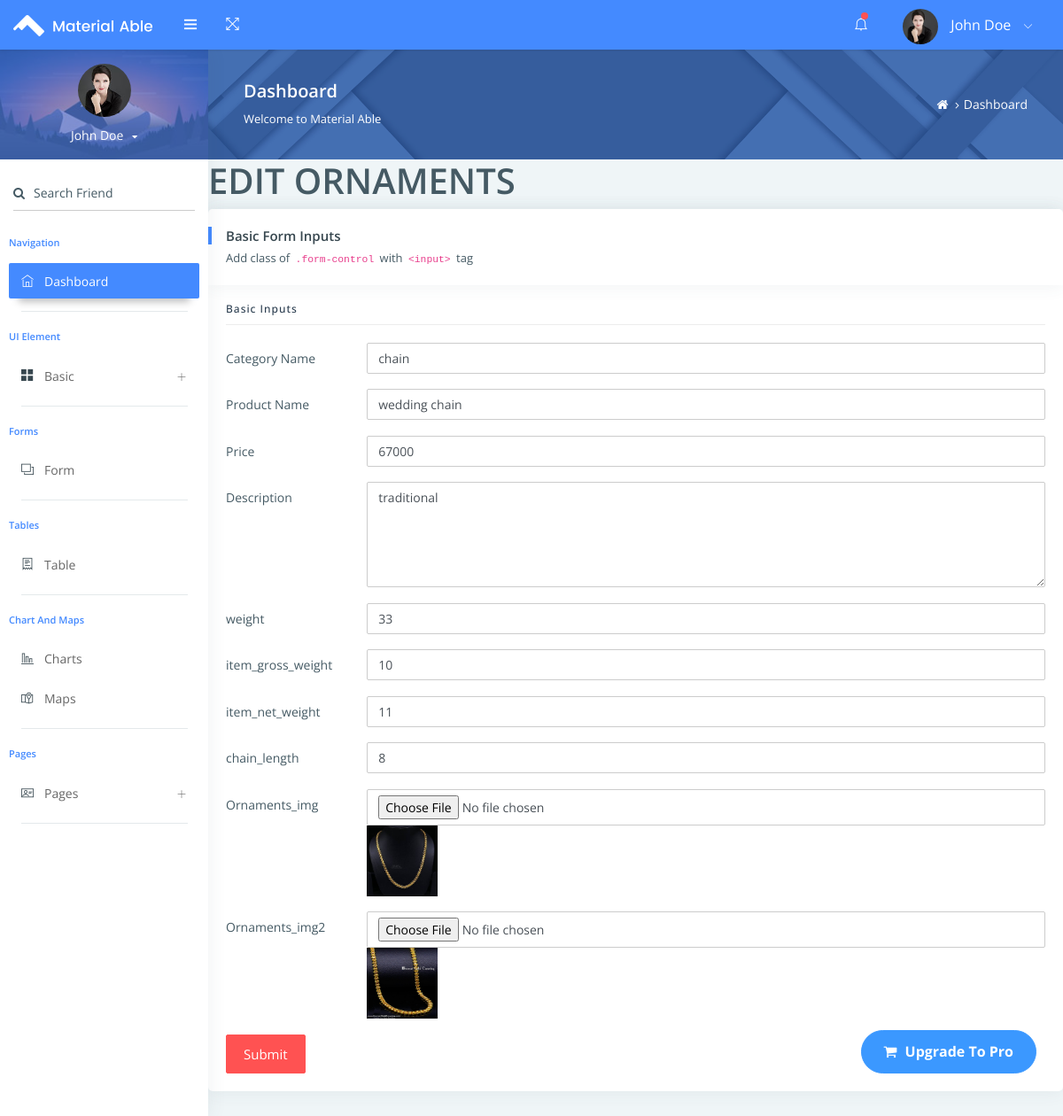
The page /jewelapp/editornaments/1 on the database its author committed.
### jewelapp/models.py (models this page shows)
class Ornaments_Db(models.Model):
    Category_Name = models.CharField(max_length=100, null=True, blank=True)
    Product_Name= models.CharField(max_length=100, null=True, blank=True)
    Price = models.IntegerField(null=True, blank=True)
    Description = models.CharField(max_length=100, null=True, blank=True)
    weight = models.CharField(null=True, blank=True)
    item_gross_weight=models.CharField(null=True, blank=True)
    item_net_weight=models.CharField(null=True, blank=True)
    chain_length = models.CharField(null=True, blank=True)
    Ornaments_img = models.ImageField(upload_to="Ornaments_img", null=True, blank=True)
    Ornaments_img2 = models.ImageField(upload_to="Ornaments_img2",null=True, blank=True)

### jewelapp/views.py (the view, shortened to what this page needs)
# urls.py: path('editornaments/<int:orn_id>',views.editornaments,name='editornaments'),
def editornaments(request,orn_id):
    data=Ornaments_Db.objects.get(id=orn_id)
    return render(request,"editornament.html",{'data':data})

### jewelapp/templates/editornament.html (shortened to what this page needs)
<!DOCTYPE html>
{% extends 'index.html' %}
{% block content %}
<html lang="en">
<head>
</head>
<body>
<h1> EDIT ORNAMENTS</h1>
<div class="row">
                                            <div class="col-sm-12">
                                                <div class="card">
                                                    <div class="card-header">
                                                        <h5>Basic Form Inputs</h5>
                                                        <span>Add class of <code>.form-control</code> with <code>&lt;input&gt;</code> tag</span>
                                                    </div>
                                                    <div class="card-block">
                                                        <h4 class="sub-title">Basic Inputs</h4>
                                                        <form method="POST" action="{% url 'editornaments' orn_id=data.id %}" enctype="multipart/form-data">
                                                            <div class="form-group row">
                                                                <label class="col-sm-2 col-form-label">Category Name</label>
                                                                <div class="col-sm-10">
                                                                    <input type="text" class="form-control" name="Category_Name" value="{{data.Category_Name}}">
                                                                </div>
                                                            </div>
                                                             <div class="form-group row">
                                                                <label class="col-sm-2 col-form-label">Product Name</label>
                                                                <div class="col-sm-10">
                                                                    <input type="text" class="form-control" name="Product_Name" value="{{data.Product_Name}}">
                                                                </div>
                                                            </div>
                                                            <div class="form-group row">
                                                                <label class="col-sm-2 col-form-label">Price</label>
                                                                <div class="col-sm-10">
                                                                    <input type="Number" class="form-control" name="Price" value="{{data.Price}}">
                                                                </div>
                                                            </div>
                                                            <div class="form-group row">
                                                                <label class="col-sm-2 col-form-label">Description</label>
                                                                <div class="col-sm-10">
                                                                    <textarea rows="5" cols="5" class="form-control" placeholder="Default textarea" name="Description">{{data.Description}}</textarea>
                                                                </div>
                                                            </div>
                                                            <div class="form-group row">
                                                                <label class="col-sm-2 col-form-label">weight</label>
                                                                <div class="col-sm-10">
                                                                    <input type="Text" class="form-control" name="weight" value="{{data.weight}}">
                                                                </div>
                                                            </div>
                                                             <div class="form-group row">
                                                                <label class="col-sm-2 col-form-label">item_gross_weight</label>
                                                                <div class="col-sm-10">
                                                                    <input type="Text" class="form-control" name="item_gross_weight" value="{{data.item_gross_weight}}">
                                                                </div>
                                                            </div>
                                                            <div class="form-group row">
                                                                <label class="col-sm-2 col-form-label">item_net_weight</label>
                                                                <div class="col-sm-10">
                                                                    <input type="Text" class="form-control" name="item_net_weight" value="{{data.item_net_weight}}">
                                                                </div>
                                                            </div>
                                                            <div class="form-group row">
                                                                <label class="col-sm-2 col-form-label"> chain_length </label>
                                                                <div class="col-sm-10">
                                                                    <input type="Text" class="form-control" name="chain_length" value="{{data.chain_length}}">
                                                                </div>
                                                            </div>
                                                            <div class="form-group row">
                                                                <label class="col-sm-2 col-form-label">Ornaments_img</label>
                                                                <div class="col-sm-10">
                                                                    <input type="file" class="form-control" name="Ornaments_img"><img src="{{data.Ornaments_img.url}}" style="width:80px;height:80px">
                                                                </div>
                                                            </div>
                                                            <div class="form-group row">
                                                                <label class="col-sm-2 col-form-label">Ornaments_img2</label>
                                                                <div class="col-sm-10">
                                                                    <input type="file" class="form-control" name="Ornaments_img2"><img src="{{data.Ornaments_img2.url}}" style="width:80px;height:80px">
                                                                </div>
                                                            </div>
                                                             <button class="btn btn-danger waves-effect waves-light" type="submit">Submit</button>
                                                        </form>
                                                            </div>
                                                        </div>
                                                    </div>
                                                </div>
                                            </div>
                                        </div>
                                    </div>
                                </div>
                            </div>
</body>
</html>
   {% endblock %}

### rows shown on the page
Ornaments_Db: Category_Name "chain", Product_Name "wedding chain", Price "67000", Description "traditional", weight "33", item_gross_weight "10", item_net_weight "11", chain_length "8", Ornaments_img (picture), Ornaments_img2 (picture)
